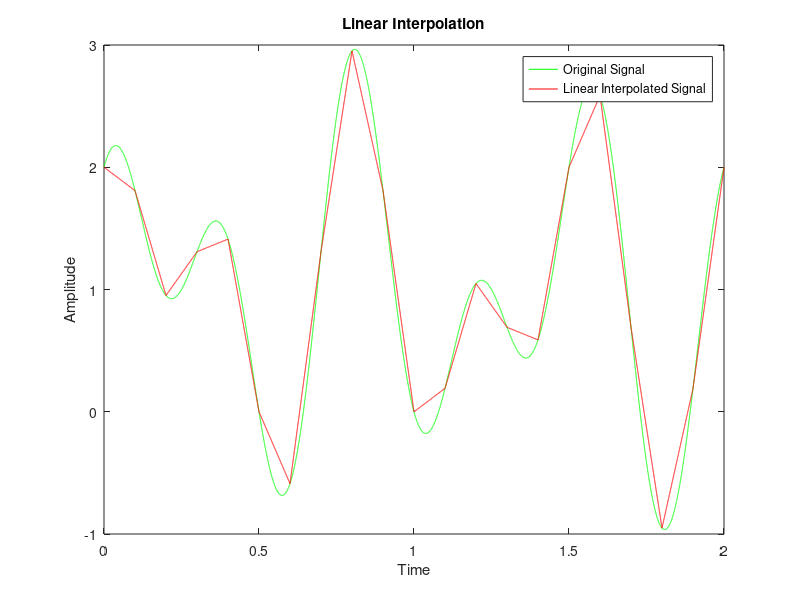

MATLAB code to generate this figure:
function z = partb()

t_fine = 0:0.0001:2;
t = 0:0.1:2;

x = 1 + sin(3*pi*t_fine)+ cos(5*pi*t_fine);
a = 1 + sin(3*pi*t)+cos(5*pi*t);
%Sampled signal

z = interp1(0:0.1:2,a,t_fine,'linear');
%Interpolation function

plot(t_fine,x,'g',t_fine,z,'r');
xlabel('Time');
ylabel('Amplitude');
title('Linear Interpolation');
legend('Original Signal', 'Linear Interpolated Signal')